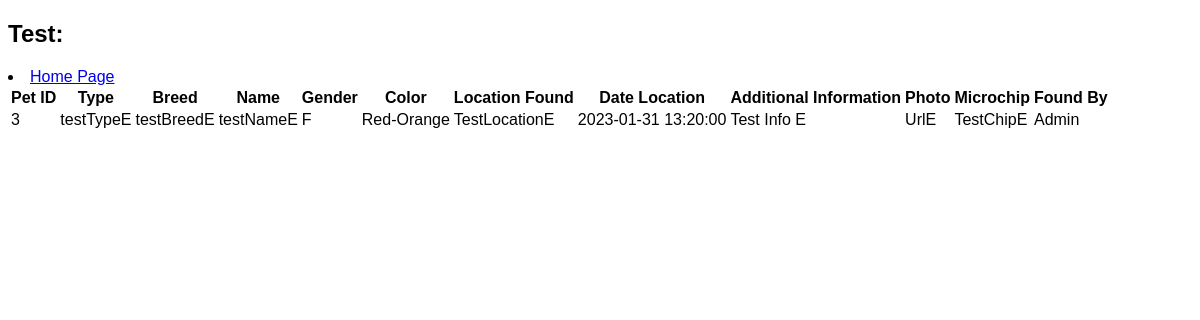
The page /Found.php on the database its author committed.
### tables this page shows
CREATE TABLE `found_pets` (
  `Find_Pets_id` int(11) NOT NULL,
  `Type` varchar(25) NOT NULL,
  `Breed` varchar(25) NOT NULL,
  `Name` varchar(25) NOT NULL,
  `Gender` char(1) NOT NULL,
  `Color` varchar(25) NOT NULL,
  `Location_Found` varchar(40) NOT NULL,
  `DateTime_Found` datetime NOT NULL,
  `Microchip` varchar(25) NOT NULL,
  `Additional_Information` varchar(1000) NOT NULL,
  `Upload_Photo` varchar(1000) NOT NULL,
  `Roles_Found_Pets` varchar(25) NOT NULL
);

### Found.php (the view, shortened to what this page needs)
<!DOCTYPE html>
<html lang="en">
<head>
</head>
<body>
	<h2>Test:</h2>
	<li><a href="Home.php">Home Page</a></li>
	<?php
	require_once 'Config.php';
	$sql = "SELECT * FROM found_pets";
	if($result = $mysqli->query($sql)){
		if($result->num_rows < 1){
			echo '<div class="alert alert-danger"><em>No records were found.</em></div>';
		} else {
			echo '<table>';
                echo "<thead>";
                  echo "<tr>";
                    echo '<th>Pet ID</th>';
                    echo "<th>Type</th>";
                    echo "<th>Breed</th>";
                    echo "<th>Name</th>";
                    echo "<th>Gender</th>";
                    echo "<th>Color</th>";
                    echo "<th>Location Found</th>";
                    echo "<th>Date Location</th>";
                    echo "<th>Additional Information</th>";
                    echo "<th>Photo</th>";
                    echo "<th>Microchip</th>";
                    echo "<th>Found By</th>";
                  echo "</tr>";
                echo "</thead>";
				echo "<tbody>";
					while($row = $result -> fetch_array()){
						echo "<tr>";
							echo "<td>". $row['Find_Pets_id']. "</td>";
							echo "<td>". $row['Type']. "</td>";
							echo "<td>". $row['Breed']. "</td>";
							echo "<td>". $row['Name']. "</td>";
							echo "<td>". $row['Gender']. "</td>";
							echo "<td>". $row['Color']. "</td>";
							echo "<td>". $row['Location_Found']. "</td>";
							echo "<td>". $row['DateTime_Found']. "</td>";
							echo "<td>". $row['Additional_Information']. "</td>";
							echo "<td>". $row['Upload_Photo']. "</td>";
							echo "<td>". $row['Microchip']. "</td>";
							echo "<td>". $row['Roles_Found_Pets']. "</td>";
						echo "</tr>";
					}
				echo "</tbody>";
			echo "</table>";
		}
	} else {
		echo "Oops! Something went wrong. Please try again later.";
	}
	?>
</body>

### Found.php (style rules this page uses)
body { margin: 5; background-color: #FFFFFF; font-family: 'Trebuchet MS', 'Lucida Sans Unicode', 'Lucida Grande', 'Lucida Sans', Arial, sans-serif; }

### rows shown on the page
found_pets: Find_Pets_id "3", Type "testTypeE", Breed "testBreedE", Name "testNameE", Gender "F", Color "Red-Orange", Location_Found "TestLocationE", DateTime_Found "2023-01-31 13:20:00", Additional_Information "Test Info E", Upload_Photo "UrlE", Microchip "TestChipE", Roles_Found_Pets "Admin"
